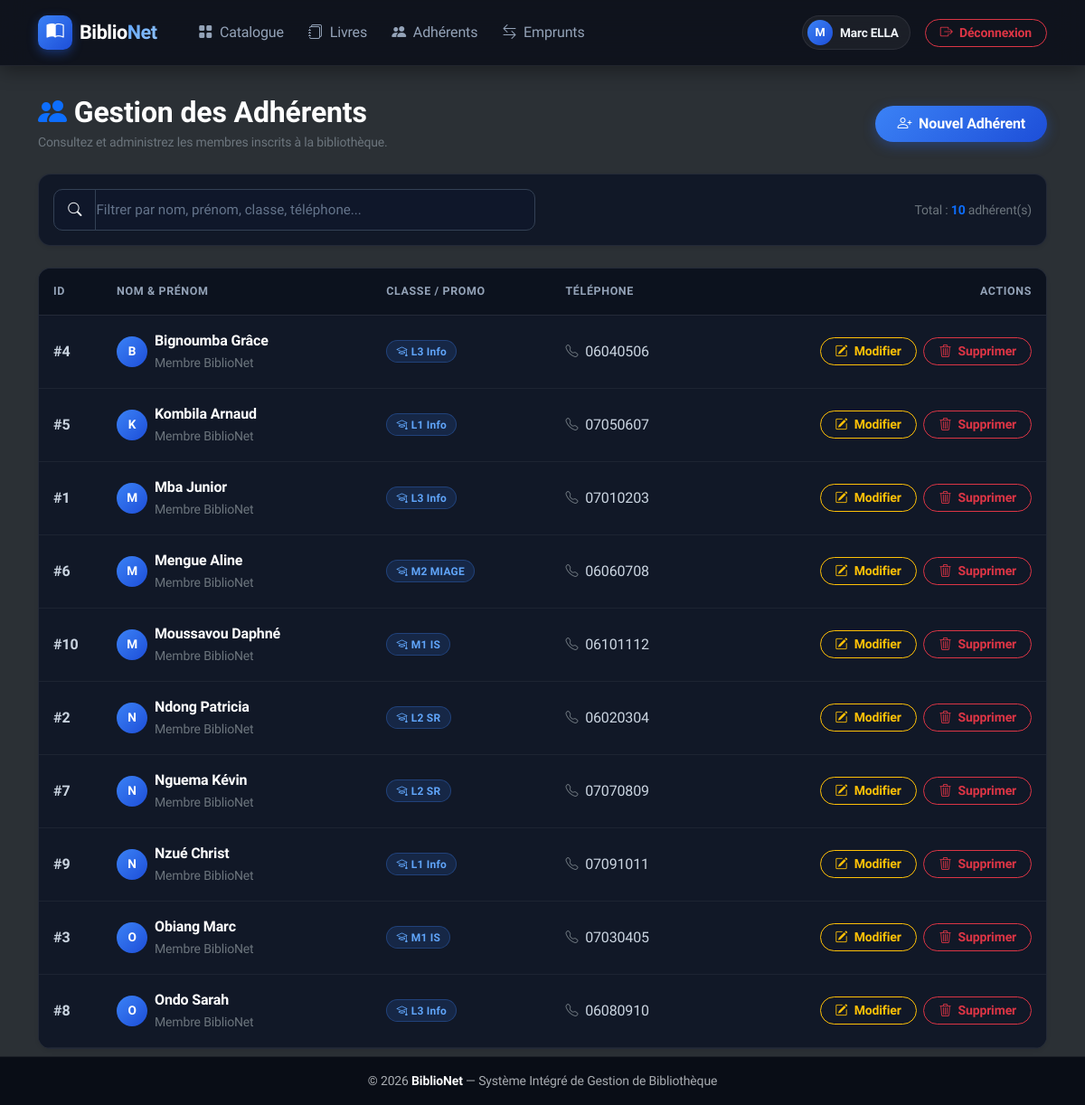
Screenshot of /public/adherents (signed in) with the database file from the repository.
### tables this page shows
CREATE TABLE adherents (
  id INT AUTO_INCREMENT PRIMARY KEY,
  nom VARCHAR(100) NOT NULL,
  prenom VARCHAR(100) NOT NULL,
  classe VARCHAR(50) NOT NULL,
  telephone VARCHAR(20) NOT NULL,
  created_at TIMESTAMP DEFAULT CURRENT_TIMESTAMP
);

### core/Controller.php (called while the page is built, shortened)
<?php
abstract class Controller {
    protected function render(string $view, array $data = []): void {
        $viewPath = dirname(__DIR__) . "/app/views/$view.php";
        extract($data);
        require $viewPath;
        $content = ob_get_clean();
        require dirname(__DIR__) . "/app/views/layouts/main.php";
    }
}

### app/controllers/AdherentController.php (called while the page is built, shortened)
<?php
require_once dirname(__DIR__) . '/models/Adherent.php';
class AdherentController extends Controller {
    private $adherentModel;
    public function __construct() {
        $this->adherentModel = new Adherent();
    }
    public function index() {
        $adherents = $this->adherentModel->all();
        $this->render('adherents/index', ['adherents' => $adherents]);
    }
}

### public/index.php (called while the page is built, shortened)
<?php
require_once dirname(__DIR__) . '/config/config.php';
require_once dirname(__DIR__) . '/core/Database.php';
require_once dirname(__DIR__) . '/core/Controller.php';
require_once dirname(__DIR__) . '/core/Router.php';
$url = $_GET['url'] ?? '';
$router = new Router();
$router->dispatch($url);

### core/Database.php (called while the page is built)
<?php
class Database {
    private static ?PDO $instance = null;
    public static function getConnection(): PDO {
        if (self::$instance === null) {
            try {
                $dsn = "mysql:host=" . DB_HOST . ";dbname=" . DB_NAME . ";charset=utf8mb4";
                self::$instance = new PDO($dsn, DB_USER, DB_PASS, [
                    PDO::ATTR_ERRMODE => PDO::ERRMODE_EXCEPTION,
                    PDO::ATTR_DEFAULT_FETCH_MODE => PDO::FETCH_ASSOC,
                    PDO::ATTR_EMULATE_PREPARES => false
                ]);
            } catch (PDOException $e) {
                die("Erreur de connexion à la base de données.");
            }
        }
        return self::$instance;
    }
}

### app/models/Adherent.php (called while the page is built, shortened)
<?php
class Adherent {
    private $db;
    public function __construct() {
      $this->db = Database::getConnection();
    }
    public function all() {
        $stmt = $this->db->query("SELECT * FROM adherents ORDER BY nom, prenom ASC");
        return $stmt->fetchAll(PDO::FETCH_ASSOC);
    }
}

### config/config.php (called while the page is built, shortened)
<?php
function e(?string $string): string {
    return htmlspecialchars($string ?? '', ENT_QUOTES, 'UTF-8');
}

### app/views/adherents/index.php (the view, shortened to what this page needs)
<div class="d-flex flex-column flex-md-row justify-content-between align-items-md-center gap-3 mb-4">
    <div>
        <h2 class="fw-bold mb-1 text-white">
            <i class="bi bi-people-fill text-primary me-2"></i>Gestion des Adhérents
        </h2>
        <p class="text-secondary mb-0 small">Consultez et administrez les membres inscrits à la bibliothèque.</p>
    </div>
    <a href="<?= APP_URL ?>/adherents/create" class="btn btn-primary-gradient rounded-pill px-4 py-2">
        <i class="bi bi-person-plus me-1"></i> Nouvel Adhérent
    </a>
</div>
<div class="card mb-4 border-0 shadow-sm">
    <div class="card-body p-3">
        <div class="row g-3 align-items-center">
            <div class="col-md-6">
                <div class="input-group">
                    <span class="input-group-text border-end-0 text-secondary">
                        <i class="bi bi-search"></i>
                    </span>
                    <input type="text" class="form-control border-start-0 table-live-search ps-0"
                           placeholder="Filtrer par nom, prénom, classe, téléphone..."
                           data-target-table="#adherentsTable"
                           data-count-badge="#adherentsCount">
                </div>
            </div>
            <div class="col-md-6 text-md-end text-secondary small">
                Total : <strong id="adherentsCount" class="text-primary"><?= count($adherents ?? []) ?></strong> adhérent(s)
            </div>
        </div>
    </div>
</div>
<div class="card shadow-sm border-0">
    <div class="table-responsive">
        <table class="table table-hover align-middle mb-0" id="adherentsTable">
            <thead>
                <tr>
                    <th style="width: 70px;">ID</th>
                    <th>Nom & Prénom</th>
                    <th>Classe / Promo</th>
                    <th>Téléphone</th>
                    <th class="text-end">Actions</th>
                </tr>
            </thead>
            <tbody>
                <?php if (!empty($adherents)): ?>
                    <?php foreach ($adherents as $a): ?>
                        <tr>
                            <td class="text-secondary fw-semibold">#<?= $a['id'] ?></td>
                            <td>
                                <div class="d-flex align-items-center gap-2">
                                    <div class="user-avatar" style="width: 34px; height: 34px; font-size: 0.85rem;">
                                        <?= strtoupper(substr($a['nom'], 0, 1)) ?>
                                    </div>
                                    <div>
                                        <div class="fw-bold text-white"><?= htmlspecialchars($a['nom']) ?> <?= htmlspecialchars($a['prenom']) ?></div>
                                        <small class="text-secondary">Membre BiblioNet</small>
                                    </div>
                                </div>
                            </td>
                            <td>
                                <span class="badge badge-soft-info">
                                    <i class="bi bi-mortarboard me-1"></i><?= htmlspecialchars($a['classe']) ?>
                                </span>
                            </td>
                            <td>
                                <i class="bi bi-telephone text-secondary me-1 small"></i>
                                <?= htmlspecialchars($a['telephone']) ?>
                            </td>
                            <td class="text-end">
                                <a href="<?= APP_URL ?>/adherents/edit/<?= $a['id'] ?>"
                                   class="btn btn-sm btn-outline-warning rounded-pill px-3 me-1">
                                    <i class="bi bi-pencil-square me-1"></i> Modifier
                                </a>
                                <a href="<?= APP_URL ?>/adherents/delete/<?= $a['id'] ?>"
                                   class="btn btn-sm btn-outline-danger rounded-pill px-3"
                                   data-confirm-message="Supprimer définitivement l'adhérent <?= htmlspecialchars($a['nom'] . ' ' . $a['prenom']) ?> ?">
                                    <i class="bi bi-trash3 me-1"></i> Supprimer
                                </a>
                            </td>
                        </tr>
                    <?php endforeach; ?>
                <?php endif; ?>
            </tbody>
        </table>
    </div>
</div>

### core/Router.php (shortened to what this page needs)
<?php
class Router {
    public function dispatch(string $url): void {
        $url = trim($url, '/');
        $parts = $url === '' ? [] : explode('/', $url);
        $rawName = !empty($parts[0]) ? rtrim(strtolower($parts[0]), 's') : 'catalogue';
        $controllerName = ucfirst($rawName) . 'Controller';
        $methodName = $parts[1] ?? 'index';
        $params = array_slice($parts, 2);
        $controllerFile = dirname(__DIR__) . "/app/controllers/$controllerName.php";
        if (file_exists($controllerFile)) {
            if (class_exists($controllerName)) {
                $controller = new $controllerName();
                if ($methodName[0] !== '_' && is_callable([$controller, $methodName])) {
                    call_user_func_array([$controller, $methodName], $params);
                    return;
                }
            }
        }
    }
}

### app/views/layouts/main.php (shortened to what this page needs)
<!DOCTYPE html>
<html lang="fr" data-bs-theme="dark">
<head>
    <link href="https://cdn.jsdelivr.net/npm/bootstrap@5.3.2/dist/css/bootstrap.min.css" rel="stylesheet">
    <link rel="stylesheet" href="https://cdn.jsdelivr.net/npm/bootstrap-icons@1.11.3/font/bootstrap-icons.min.css">
    <link href="<?= APP_URL ?>/assets/css/style.css" rel="stylesheet">
</head>
<body class="bg-body-tertiary">
    <nav class="navbar navbar-expand-lg navbar-dark main-navbar mb-4 sticky-top">
        <div class="container">
            <a class="navbar-brand d-flex align-items-center gap-2 fw-bold" href="<?= APP_URL ?>/catalogue">
                <span class="brand-icon"><i class="bi bi-book-half"></i></span>
                <span class="brand-text">Biblio<span class="text-primary-gradient">Net</span></span>
            </a>
            <div class="collapse navbar-collapse" id="navbarContent">
                <ul class="navbar-nav me-auto mb-2 mb-lg-0 ms-lg-3">
                    <li class="nav-item">
                        <a class="nav-link px-3" href="<?= APP_URL ?>/catalogue">
                            <i class="bi bi-grid-fill me-1"></i> Catalogue
                        </a>
                    </li>
                    <?php if (!empty($_SESSION['user'])): ?>
                        <li class="nav-item">
                            <a class="nav-link px-3" href="<?= APP_URL ?>/livres">
                                <i class="bi bi-journals me-1"></i> Livres
                            </a>
                        </li>
                        <li class="nav-item">
                            <a class="nav-link px-3" href="<?= APP_URL ?>/adherents">
                                <i class="bi bi-people-fill me-1"></i> Adhérents
                            </a>
                        </li>
                        <li class="nav-item">
                            <a class="nav-link px-3" href="<?= APP_URL ?>/emprunts">
                                <i class="bi bi-arrow-left-right me-1"></i> Emprunts
                            </a>
                        </li>
                    <?php endif; ?>
                </ul>
                <div class="d-flex align-items-center gap-2">
                    <?php if (!empty($_SESSION['user'])): ?>
                        <div class="user-chip me-2">
                            <div class="user-avatar">
                                <?= strtoupper(substr($_SESSION['user']['nom'], 0, 1)) ?>
                            </div>
                            <span class="user-name d-none d-sm-inline"><?= e($_SESSION['user']['nom']) ?></span>
                        </div>
                        <a class="btn btn-outline-danger btn-sm rounded-pill px-3" href="<?= APP_URL ?>/auth/logout">
                            <i class="bi bi-box-arrow-right me-1"></i> Déconnexion
                        </a>
                    <?php else: ?>
                        <a class="btn btn-primary-gradient btn-sm rounded-pill px-3 py-2 fw-semibold" href="<?= APP_URL ?>/auth/login">
                            <i class="bi bi-shield-lock me-1"></i> Espace Bibliothécaire
                        </a>
                    <?php endif; ?>
                </div>
            </div>
        </div>
    </nav>
    <main class="container py-2 page-fade-in">
        <?= $content ?>
    </main>
    <footer class="footer mt-auto py-3 text-center text-muted">
        <div class="container small">
            <span>&copy; <?= date('Y') ?> <strong class="text-light">BiblioNet</strong> — Système Intégré de Gestion de Bibliothèque</span>
        </div>
    </footer>
</body>
</html>

### public/assets/css/style.css (style rules this page uses)
:root { --primary-color: #3b82f6; --primary-hover: #2563eb; --primary-gradient: linear-gradient(135deg, #3b82f6 0%, #1d4ed8 100%); --bg-page: #0b0f19; --bg-card: #111827; --bg-card-hover: #162032; --bg-header: #0f172a; --border-color: rgba(255, 255, 255, 0.08); --border-focus: #3b82f6; --text-primary: #f8fafc; --text-secondary: #94a3b8; --text-muted: #64748b; --shadow-dark: 0 10px 30px rgba(0, 0, 0, 0.5); --shadow-card: 0 4px 16px rgba(0, 0, 0, 0.35); --shadow-hover: 0 12px 28px rgba(37, 99, 235, 0.25); }
body { font-family: 'Plus Jakarta Sans', -apple-system, BlinkMacSystemFont, "Segoe UI", Roboto, sans-serif; background-color: var(--bg-page) !important; color: var(--text-primary) !important; min-height: 100vh; display: flex; flex-direction: column; letter-spacing: -0.01em; }
main { flex: 1; }
.page-fade-in { animation: fadeIn 0.3s ease-out; }
.main-navbar { background: rgba(11, 15, 25, 0.85) !important; backdrop-filter: blur(16px); -webkit-backdrop-filter: blur(16px); box-shadow: 0 4px 20px rgba(0, 0, 0, 0.4); border-bottom: 1px solid var(--border-color); padding: 0.75rem 0; }
.brand-icon { display: inline-flex; align-items: center; justify-content: center; width: 38px; height: 38px; background: var(--primary-gradient); border-radius: 10px; color: #fff; font-size: 1.2rem; box-shadow: 0 4px 12px rgba(37, 99, 235, 0.4); }
.brand-text { font-size: 1.35rem; letter-spacing: -0.02em; color: #ffffff; }
.text-primary-gradient { background: linear-gradient(135deg, #60a5fa 0%, #93c5fd 100%); -webkit-background-clip: text; -webkit-text-fill-color: transparent; }
.navbar-nav .nav-link { font-weight: 500; color: var(--text-secondary) !important; border-radius: 8px; transition: all 0.2s ease; padding: 0.5rem 0.85rem !important; }
.user-chip { display: flex; align-items: center; gap: 0.5rem; background: rgba(255, 255, 255, 0.05); border: 1px solid var(--border-color); padding: 0.25rem 0.75rem 0.25rem 0.35rem; border-radius: 50px; color: #f1f5f9; }
.user-avatar { width: 28px; height: 28px; background: var(--primary-gradient); border-radius: 50%; display: flex; align-items: center; justify-content: center; font-weight: 700; font-size: 0.8rem; color: #fff; }
.user-name { font-size: 0.85rem; font-weight: 600; }
.btn-primary-gradient { background: var(--primary-gradient); color: #ffffff; border: none; box-shadow: 0 4px 14px rgba(37, 99, 235, 0.35); transition: all 0.25s ease; }
.btn { font-weight: 600; transition: all 0.2s ease; }
.card { background-color: var(--bg-card) !important; border: 1px solid var(--border-color) !important; border-radius: 14px; box-shadow: var(--shadow-card); transition: transform 0.25s cubic-bezier(0.16, 1, 0.3, 1), box-shadow 0.25s cubic-bezier(0.16, 1, 0.3, 1), border-color 0.25s ease; overflow: hidden; color: var(--text-primary); }
.table { margin-bottom: 0; color: var(--text-primary); background-color: var(--bg-card) !important; }
.table th { background-color: #0c121e !important; color: #94a3b8 !important; font-weight: 600; font-size: 0.78rem; letter-spacing: 0.05em; text-transform: uppercase; padding: 1rem; border-bottom: 1px solid var(--border-color); }
.table td { background-color: var(--bg-card) !important; color: #cbd5e1 !important; padding: 1rem; vertical-align: middle; border-color: rgba(255, 255, 255, 0.05); }
.badge { font-weight: 600; padding: 0.45em 0.85em; border-radius: 50px; letter-spacing: 0.02em; }
.badge-soft-info { background: rgba(59, 130, 246, 0.15) !important; color: #60a5fa !important; border: 1px solid rgba(59, 130, 246, 0.3) !important; }
.form-control, .form-select, .input-group-text { background-color: #0f172a !important; border: 1px solid #334155 !important; color: #f8fafc !important; border-radius: 10px; padding: 0.65rem 0.95rem; font-size: 0.95rem; transition: all 0.2s ease; }
.form-control::placeholder { color: #64748b !important; }
.footer { border-top: 1px solid var(--border-color); background-color: #090d16 !important; color: var(--text-muted); }

### rows the page displays
adherents: id "4", nom "B", nom "Bignoumba", prenom "Grâce", classe "L3 Info", telephone "06040506"
adherents: id "5", nom "K", nom "Kombila", prenom "Arnaud", classe "L1 Info", telephone "07050607"
adherents: id "1", nom "M", nom "Mba", prenom "Junior", classe "L3 Info", telephone "07010203"
adherents: id "6", nom "M", nom "Mengue", prenom "Aline", classe "M2 MIAGE", telephone "06060708"
adherents: id "10", nom "M", nom "Moussavou", prenom "Daphné", classe "M1 IS", telephone "06101112"
adherents: id "2", nom "N", nom "Ndong", prenom "Patricia", classe "L2 SR", telephone "06020304"
adherents: id "7", nom "N", nom "Nguema", prenom "Kévin", classe "L2 SR", telephone "07070809"
adherents: id "9", nom "N", nom "Nzué", prenom "Christ", classe "L1 Info", telephone "07091011"
adherents: id "3", nom "O", nom "Obiang", prenom "Marc", classe "M1 IS", telephone "07030405"
adherents: id "8", nom "O", nom "Ondo", prenom "Sarah", classe "L3 Info", telephone "06080910"

### other values shown
substr($_SESSION['user']['nom'], 0, 1) "M"
$_SESSION['user']['nom'] "Marc ELLA"
count($adherents ?? []) "10"
